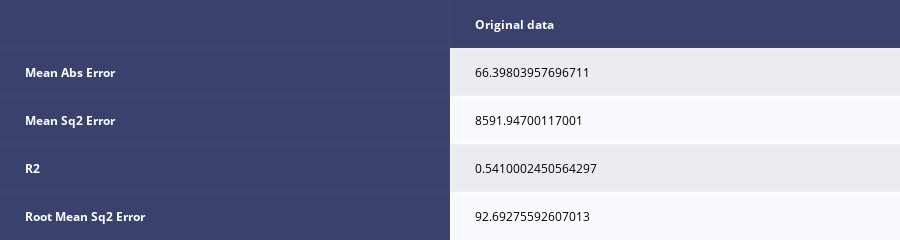

Here is the notebook cell this chart was saved with:
### Markdown cell above
# Gradient Boosting Machine
## Multivariate

### Code cell
# Predictor variables
X = dfs['Fixed'].drop(columns='avg_d_mbps', axis=1)
# Target variable
y = dfs['Fixed']['avg_d_mbps'].values  

# Split the data into training and testing sets
X_train_fix, X_test_fix, y_train_fix, y_test_fix = train_test_split(X, y, test_size=0.2, random_state=42)

# Create a XGBoost model
model = GradientBoostingRegressor()

# Train the model
model.fit(X_train_fix, y_train_fix)

# Make predictions
y_pred_orig = model.predict(X_test_fix)


# Evaluate the models
mae_orig = mean_absolute_error(y_test_fix, y_pred_orig)
mse_orig = mean_squared_error(y_test_fix, y_pred_orig)
rmse_orig = np.sqrt(mse_orig)
r2_orig = r2_score(y_test_fix, y_pred_orig)

# store results in dict
results = { 
    'Original data':{
        'Mean Abs Error': mae_orig,
        'Mean Sq2 Error': mse_orig, 
        'Root Mean Sq2 Error': rmse_orig, 
        'R2': r2_orig
    }
}

#convert dict to dataframe
results_df = pd.DataFrame.from_dict(results)

print(results_df)
# Create a table from the DataFrame and display it
fig =  ff.create_table(results_df, index=True)
fig.show()

### Figure 1 — Plotly figure (JSON) as saved in the notebook; plotly's stock layout.template omitted (floating-point values rounded to 4 significant figures)
{"data": [{"colorscale": [[0, "#00083e"], [0.5, "#ededee"], [1, "#ffffff"]], "hoverinfo": "none", "opacity": 0.75, "showscale": false, "type": "heatmap", "z": [[0, 0], [0, 0.5], [0, 1], [0, 0.5], [0, 1]]}], "layout": {"annotations": [{"align": "left", "font": {"color": "#ffffff"}, "showarrow": false, "text": "<b></b>", "x": -0.45, "xanchor": "left", "xref": "x", "y": 0, "yref": "y"}, {"align": "left", "font": {"color": "#ffffff"}, "showarrow": false, "text": "<b>Original data</b>", "x": 0.55, "xanchor": "left", "xref": "x", "y": 0, "yref": "y"}, {"align": "left", "font": {"color": "#ffffff"}, "showarrow": false, "text": "<b>Mean Abs Error</b>", "x": -0.45, "xanchor": "left", "xref": "x", "y": 1, "yref": "y"}, {"align": "left", "font": {"color": "#000000"}, "showarrow": false, "text": "66.39803957696711", "x": 0.55, "xanchor": "left", "xref": "x", "y": 1, "yref": "y"}, {"align": "left", "font": {"color": "#ffffff"}, "showarrow": false, "text": "<b>Mean Sq2 Error</b>", "x": -0.45, "xanchor": "left", "xref": "x", "y": 2, "yref": "y"}, {"align": "left", "font": {"color": "#000000"}, "showarrow": false, "text": "8591.94700117001", "x": 0.55, "xanchor": "left", "xref": "x", "y": 2, "yref": "y"}, {"align": "left", "font": {"color": "#ffffff"}, "showarrow": false, "text": "<b>R2</b>", "x": -0.45, "xanchor": "left", "xref": "x", "y": 3, "yref": "y"}, {"align": "left", "font": {"color": "#000000"}, "showarrow": false, "text": "0.5410002450564297", "x": 0.55, "xanchor": "left", "xref": "x", "y": 3, "yref": "y"}, {"align": "left", "font": {"color": "#ffffff"}, "showarrow": false, "text": "<b>Root Mean Sq2 Error</b>", "x": -0.45, "xanchor": "left", "xref": "x", "y": 4, "yref": "y"}, {"align": "left", "font": {"color": "#000000"}, "showarrow": false, "text": "92.69275592607013", "x": 0.55, "xanchor": "left", "xref": "x", "y": 4, "yref": "y"}], "height": 200, "margin": {"b": 0, "l": 0, "r": 0, "t": 0}, "xaxis": {"dtick": 1, "gridwidth": 2, "showticklabels": false, "tick0": -0.5, "ticks": "", "zeroline": false}, "yaxis": {"autorange": "reversed", "dtick": 1, "gridwidth": 2, "showticklabels": false, "tick0": 0.5, "ticks": "", "zeroline": false}}}
